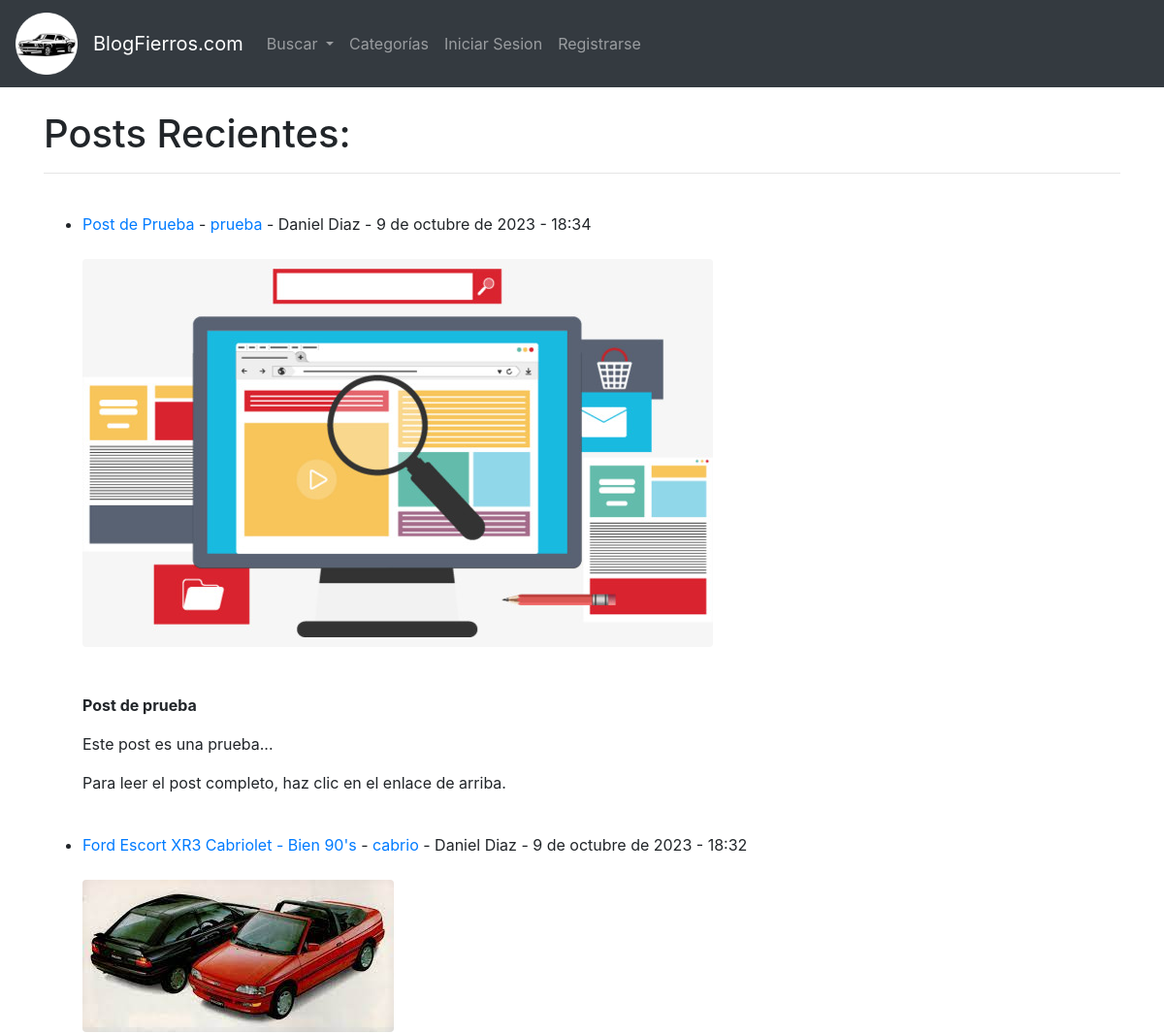
The app's page / (upper part), older data.
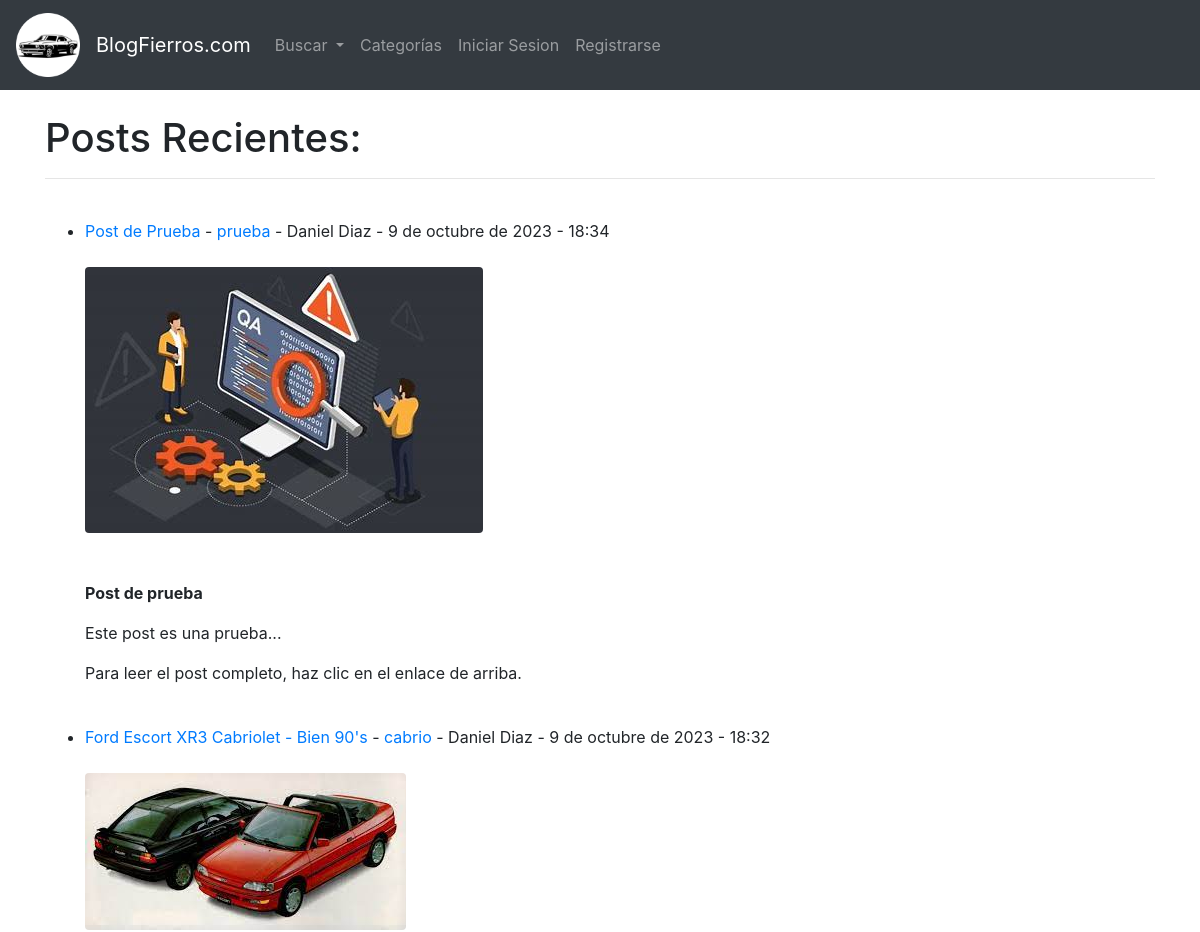
The same page, newer data.
### appfierros/models.py (models this page shows, shortened)
class Post(models.Model):
	titulo = models.CharField(max_length=255)
	header_image = models.ImageField(null=True, blank=True, upload_to="images/")
	titulo_tag = models.CharField(max_length=255, default="BlogFierros")
	autor = models.ForeignKey(User, on_delete=models.CASCADE)
	body = RichTextField(blank=True, null=True)
	post_date = models.DateField(auto_now_add=True)
	post_time = models.TimeField(auto_now_add=True)
	categoria = models.CharField(max_length=255, default="Sin categoria")
	likes = models.ManyToManyField(User, related_name='blog_posts')

### appfierros/views.py (the view)
# urls.py: path('', HomeView.as_view(), name="home"),
class HomeView(ListView):
	model = Post
	template_name = 'home.html'
	ordering = ['-post_date', '-post_time']
	def get_context_data(self, *args, **kwargs):
		cat_menu = Categoria.objects.all()
		context = super(HomeView, self).get_context_data(*args, **kwargs)
		context["cat_menu"] = cat_menu
		return context

### appfierros/templates/home.html (shortened to what this page needs)
{% extends 'base.html' %}
{% block content %}
	<h1>Posts Recientes:</h1>
	<hr>
	<br/>
	<ul>
		{% if object_list %}
			{% for post in object_list %}
				<li>
					<a href="{% url 'article-detail' post.pk %}">{{post.titulo}}</a> -
					<a href="{% url 'categoria' post.categoria|slugify %}">{{ post.categoria }}</a> - {{post.autor.first_name}} {{post.autor.last_name}} - {{ post.post_date }} - {{ post.post_time }}
					<br/>
					<br/>
					{% if post.header_image %}
					<img src="{{ post.header_image.url }}" class="rounded" class="img-thumbnail"></br></br>
					{% endif %}
					<br/>
					{{post.body|slice:":200"|safe}}
						{% if post.body|length > 200 %}
                 <a href="{% url 'article-detail' post.pk %}"> ..Leer más</a>
            {% else %}
                  <p>Para leer el post completo, haz clic en el enlace de arriba.</p>
            {% endif %}
				</li>
				<br/>
			{% endfor%}
		{%else%}
						<div class="alert alert-warning" role="alert">
					  Aun no se han creado posts...
					</div>
		{% endif %}
			</ul>
{% endblock %}

Row changes from the older to the newer data that the page shows:
changed Post "Post de Prueba": header_image: a different picture
